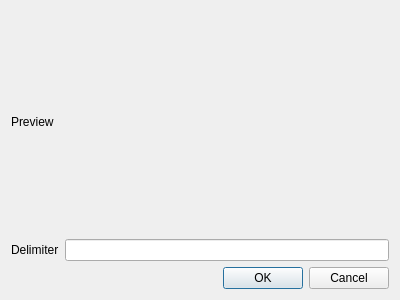
<?xml version="1.0" encoding="UTF-8"?>
<ui version="4.0">
 <class>CSVDialog</class>
 <widget class="QDialog" name="CSVDialog">
  <property name="geometry">
   <rect>
    <x>0</x>
    <y>0</y>
    <width>400</width>
    <height>300</height>
   </rect>
  </property>
  <property name="windowTitle">
   <string>Dialog</string>
  </property>
  <layout class="QVBoxLayout" name="verticalLayout_2">
   <item>
    <layout class="QVBoxLayout" name="verticalLayout">
     <item>
      <widget class="QLabel" name="DataPreviewLabel">
       <property name="text">
        <string>Preview</string>
       </property>
      </widget>
     </item>
     <item>
      <layout class="QHBoxLayout" name="horizontalLayout">
       <item>
        <widget class="QLabel" name="label">
         <property name="text">
          <string>Delimiter</string>
         </property>
        </widget>
       </item>
       <item>
        <widget class="QLineEdit" name="DelimiterLineEdit"/>
       </item>
      </layout>
     </item>
     <item>
      <widget class="QDialogButtonBox" name="buttonBox">
       <property name="standardButtons">
        <set>QDialogButtonBox::Cancel|QDialogButtonBox::Ok</set>
       </property>
      </widget>
     </item>
    </layout>
   </item>
  </layout>
 </widget>
 <resources/>
 <connections/>
</ui>
